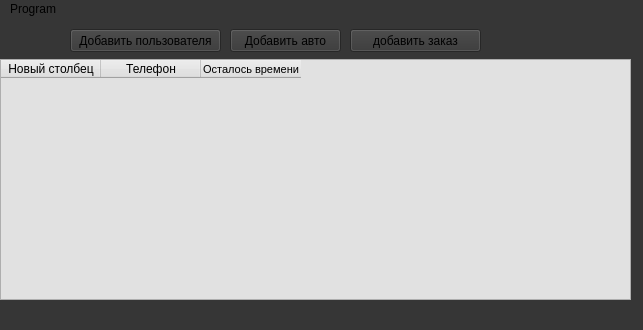
<?xml version="1.0" encoding="UTF-8"?>
<ui version="4.0">
 <class>MainWindow</class>
 <widget class="QMainWindow" name="MainWindow">
  <property name="geometry">
   <rect>
    <x>0</x>
    <y>0</y>
    <width>643</width>
    <height>330</height>
   </rect>
  </property>
  <property name="windowTitle">
   <string>MainWindow</string>
  </property>
  <property name="styleSheet">
   <string notr="true">background-color:rgb(54, 54, 54)</string>
  </property>
  <widget class="QWidget" name="centralwidget">
   <widget class="QTableWidget" name="tableWidget">
    <property name="geometry">
     <rect>
      <x>0</x>
      <y>40</y>
      <width>631</width>
      <height>241</height>
     </rect>
    </property>
    <property name="maximumSize">
     <size>
      <width>631</width>
      <height>16777215</height>
     </size>
    </property>
    <property name="styleSheet">
     <string notr="true">background-color:rgb(225,225,225)</string>
    </property>
    <column>
     <property name="text">
      <string>Новый столбец</string>
     </property>
    </column>
    <column>
     <property name="text">
      <string>Телефон</string>
     </property>
    </column>
    <column>
     <property name="text">
      <string>Осталось времени</string>
     </property>
     <property name="font">
      <font>
       <pointsize>8</pointsize>
      </font>
     </property>
    </column>
   </widget>
   <widget class="QPushButton" name="add_user">
    <property name="geometry">
     <rect>
      <x>70</x>
      <y>10</y>
      <width>151</width>
      <height>23</height>
     </rect>
    </property>
    <property name="text">
     <string>Добавить пользователя</string>
    </property>
   </widget>
   <widget class="QPushButton" name="add_car">
    <property name="geometry">
     <rect>
      <x>230</x>
      <y>10</y>
      <width>111</width>
      <height>23</height>
     </rect>
    </property>
    <property name="text">
     <string>Добавить авто</string>
    </property>
   </widget>
   <widget class="QPushButton" name="add_order">
    <property name="geometry">
     <rect>
      <x>350</x>
      <y>10</y>
      <width>131</width>
      <height>23</height>
     </rect>
    </property>
    <property name="text">
     <string>добавить заказ</string>
    </property>
   </widget>
  </widget>
  <widget class="QMenuBar" name="menubar">
   <property name="geometry">
    <rect>
     <x>0</x>
     <y>0</y>
     <width>643</width>
     <height>22</height>
    </rect>
   </property>
   <widget class="QMenu" name="menuProgram">
    <property name="title">
     <string>Program</string>
    </property>
    <addaction name="actionC"/>
    <addaction name="action_3"/>
    <addaction name="separator"/>
    <addaction name="action_5"/>
   </widget>
   <addaction name="menuProgram"/>
  </widget>
  <widget class="QStatusBar" name="statusbar"/>
  <action name="actionC">
   <property name="text">
    <string>Cоздать пользователя</string>
   </property>
  </action>
  <action name="action_3">
   <property name="text">
    <string>Информация</string>
   </property>
  </action>
  <action name="action_5">
   <property name="text">
    <string>Выход</string>
   </property>
  </action>
 </widget>
 <resources/>
 <connections/>
</ui>
